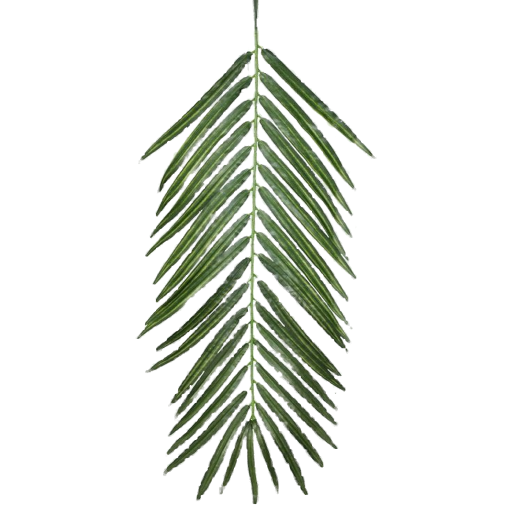
#> input picture Resource/Props/PalmLeaf.png, 1024 x 1024 px (shown at 1/2 size)
$ python make_leaf_texture.py ../Resource/Props/PalmLeaf.png ../Resource/Props/PalmLeaf.png
#> lines starting #> are read from the running program, lines starting #| are printed output that depends on the picture; after the words box and inside, x2 and y2 are one past the last pixel; in counts of white or black regions, pixels touching at a corner belong together
"""
Builds the palm leaf's RGBA texture (Resource/Props/PalmLeaf.png) from the leaf colour image.

The colour image has a grey/white checkerboard baked in where it should be transparent, and the separate
alpha image doesn't line up with it. So the alpha is made from the colour image itself: leaf pixels are green,
checkerboard pixels are grey or white (no colour), so "how green is this pixel" is the alpha.
Transparent pixels then get the colour of the nearest leaf pixel, so mipmaps don't blend grey into the leaf edges.

Run once with Python 3, numpy and Pillow:
    python Tools/make_leaf_texture.py <leaf colour image> Resource/Props/PalmLeaf.png
"""
import sys
import numpy as np
from PIL import Image, ImageFilter

SIZE = 1024  # power of two, so mipmaps halve cleanly

# How green a pixel must be (green minus the larger of red and blue, 0..1) to count as leaf.
# Below GREENSTART = fully transparent, above GREENFULL = fully opaque, smooth in between.
GREENSTART = 0.012
GREENFULL = 0.045

# How many times to spread leaf colour outwards into the transparent area (each pass grows it ~1 pixel)
BLEEDPASSES = 16

source, destination = sys.argv[1], sys.argv[2]
colour = np.asarray(Image.open(source).convert("RGB").resize((SIZE, SIZE), Image.LANCZOS)).astype(np.float32) / 255

# --- Alpha from greenness ---
greenness = colour[..., 1] - np.maximum(colour[..., 0], colour[..., 2])
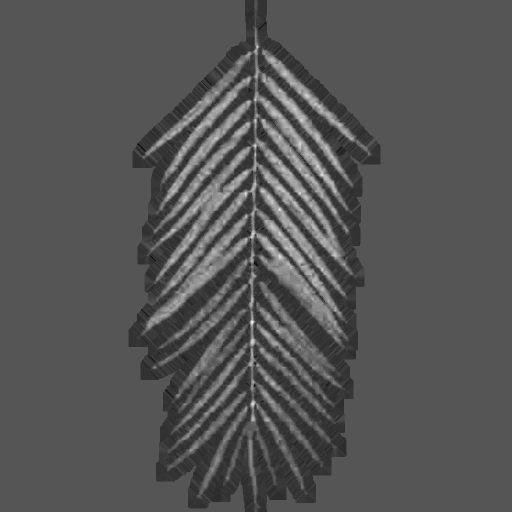
#> greenness: shape (1024, 1024) float32 (shown at 1/2 size); min -0.00392, max 0.173, mean 0.0553; drawn with min black and max white
t = np.clip((greenness - GREENSTART) / (GREENFULL - GREENSTART), 0, 1)
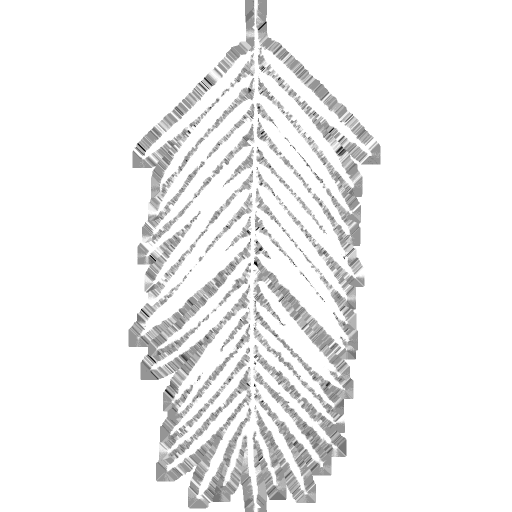
#> t: shape (1024, 1024) float32 (shown at 1/2 size); min 0, max 1, mean 0.944
alpha = t * t * (3 - 2 * t)  # smoothstep

# Remove lone specks (a 3x3 median keeps the fronds but drops single stray pixels)
alpha_img = Image.fromarray((alpha * 255).astype(np.uint8)).filter(ImageFilter.MedianFilter(3))
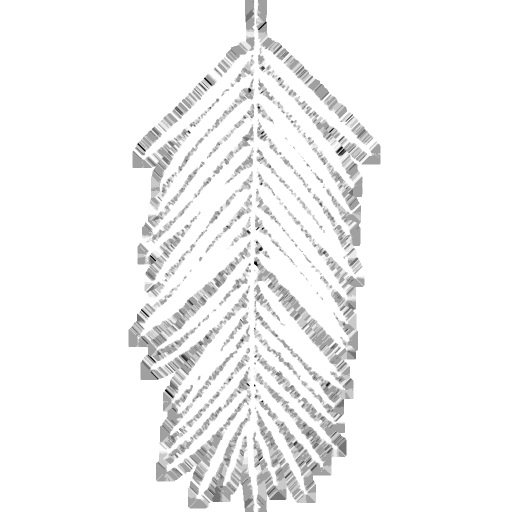
#> alpha_img: PIL image 1024x1024 L (shown at 1/2 size); min 0, max 255, mean 243.6
alpha = np.asarray(alpha_img).astype(np.float32) / 255

# --- Bleed leaf colour into the transparent area ---
# Average each transparent pixel's leaf-coloured neighbours, repeatedly, so the edges fade into leaf green, not grey
known = alpha > 0.5
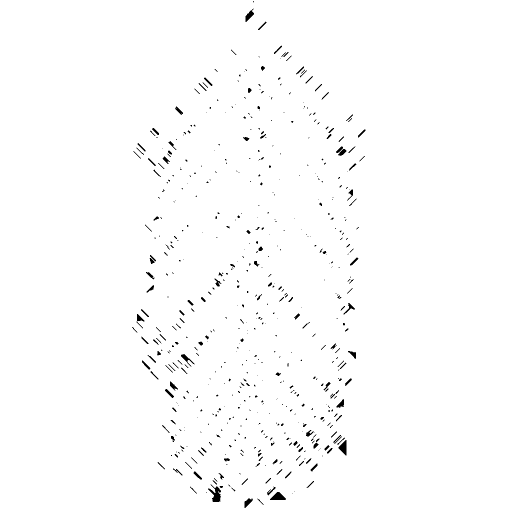
#> known: shape (1024, 1024) bool (shown at 1/2 size); 98.9% white; 562 black regions (395 under 20 px), largest, box (x1, y1, x2, y2) and area: (416, 969, 442, 1004) 436, (540, 984, 572, 1000) 315, (677, 880, 693, 911) 286
rgb = np.where(known[..., None], colour, 0)
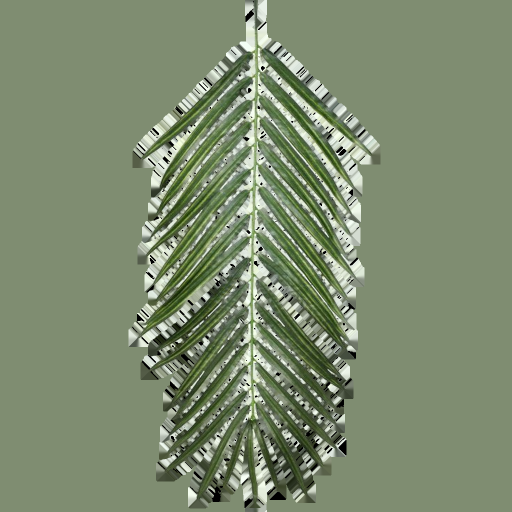
#> rgb: shape (1024, 1024, 3) float32 (shown at 1/2 size); mean R, G, B 0.492, 0.549, 0.435
for _ in range(BLEEDPASSES):
    total = np.zeros_like(rgb)
    count = np.zeros(known.shape, np.float32)
    for dy in (-1, 0, 1):
        for dx in (-1, 0, 1):
            total += np.roll(np.roll(rgb * known[..., None], dy, 0), dx, 1)
            count += np.roll(np.roll(known, dy, 0), dx, 1)
    grow = (~known) & (count > 0)
    rgb[grow] = total[grow] / count[grow][:, None]
    known = known | grow
#> this loop made 16 passes
#> pass 1, `grow = (~known) & (count > 0)`:
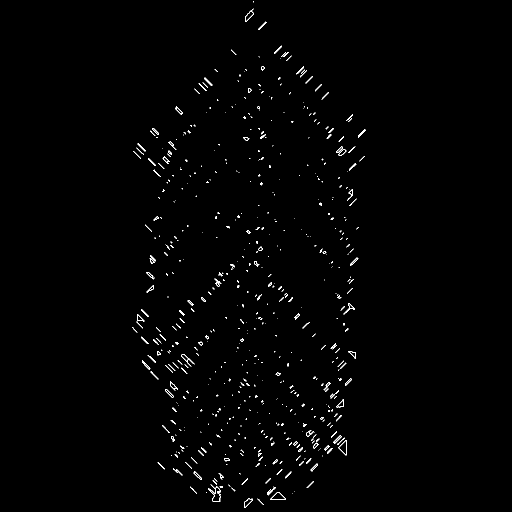
#> grow: shape (1024, 1024) bool (shown at 1/2 size); 0.88% white in thin lines or dots, all inside (x1, y1, x2, y2) = (264, 2, 731, 1016)
#> after the loop: count: shape (1024, 1024) float32; every value is 9
#> after the loop: known: shape (1024, 1024) bool; every value is 1
rgb[~known] = rgb[known].mean(axis=0)  # anything still unreached gets the average leaf colour

rgba = np.dstack([rgb, alpha])
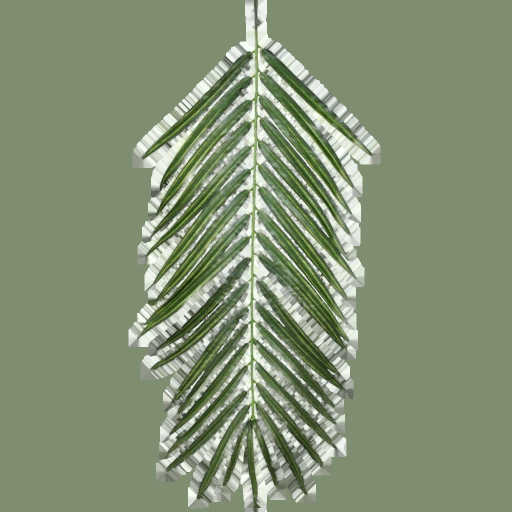
#> rgba: shape (1024, 1024, 4) float32 (shown at 1/2 size); mean R, G, B, A 0.499, 0.556, 0.441, 0.956; transparent parts drawn white
Image.fromarray((np.clip(rgba, 0, 1) * 255).astype(np.uint8), "RGBA").save(destination, optimize=True)
